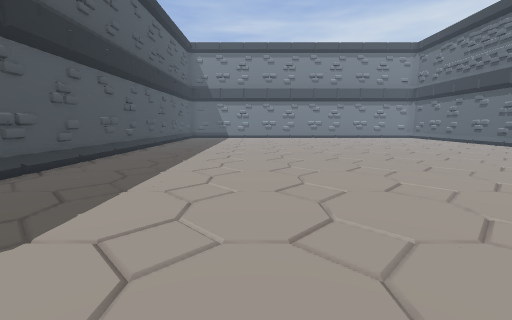
view 1 (above)

20 first-person views from a walk through a level from a Godot 3-D game. The camera is 1.2 m above the floor, tilts 8° down and sees 90° across. The floor is counted in squares, 1 m on a side. Each view is taken from the middle of a square. On the plan, view 1 faces up. The plan holds only what a view shows up to about 12 squares ahead; the rest is blank. The place goes on beyond the plan. Flat picture figures and markers are not drawn. Some surface patterns are stand-ins.

view 2
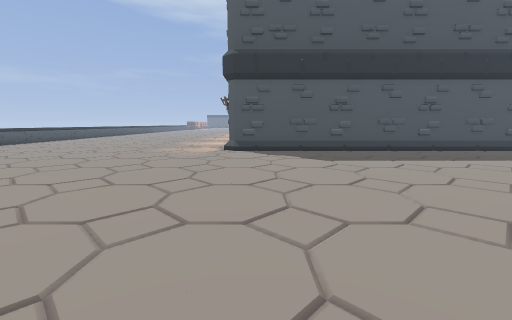

view 3
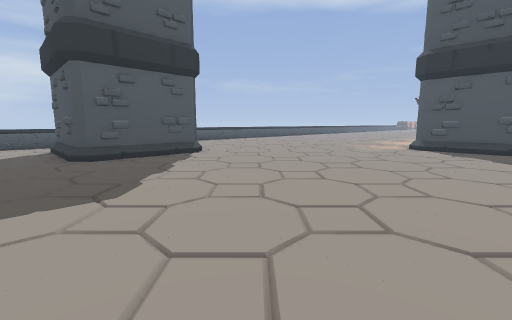

view 4
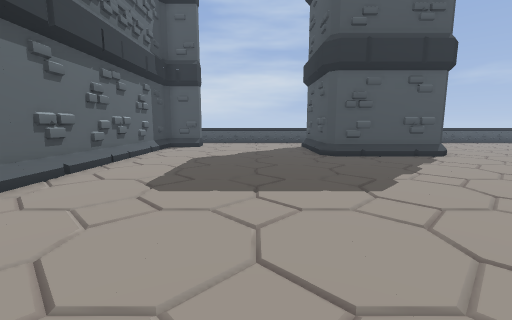

view 5
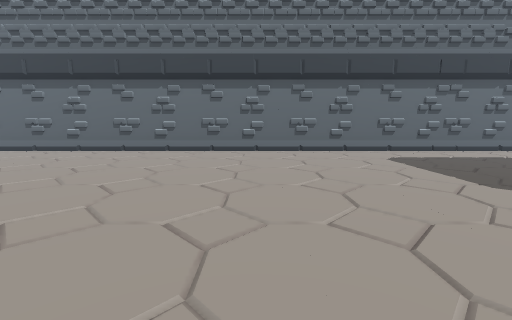

view 6
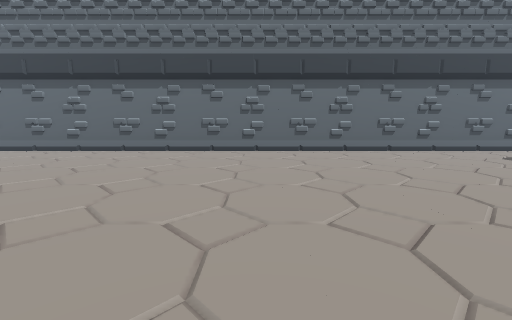

view 7
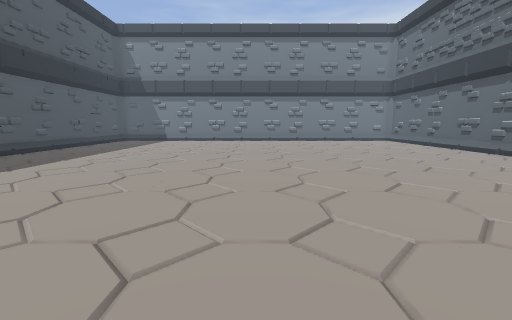

view 8
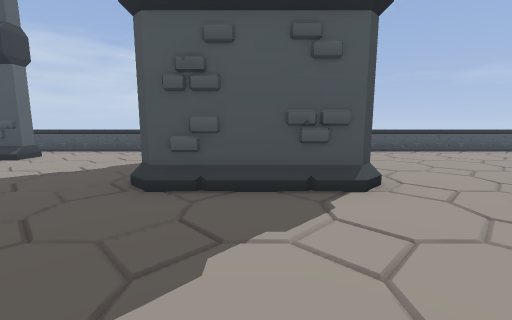

view 9
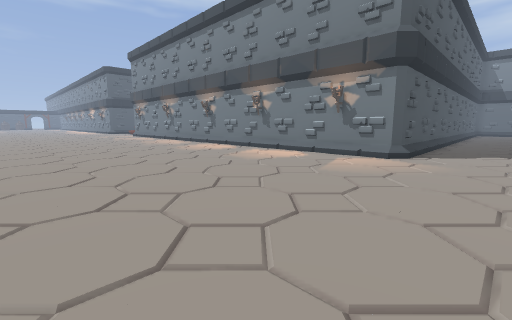

view 10
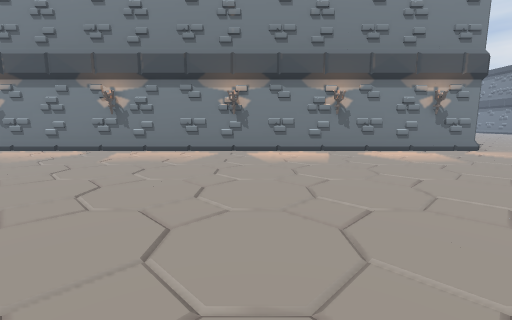

view 11
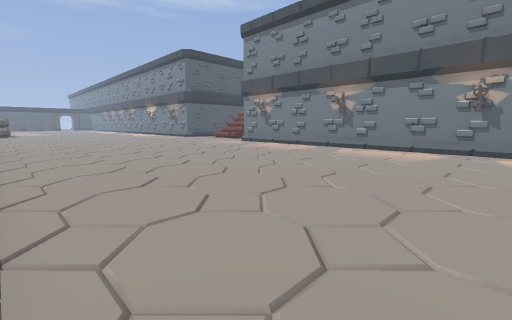

view 12
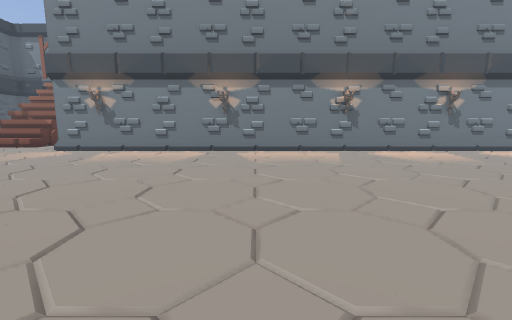

view 13
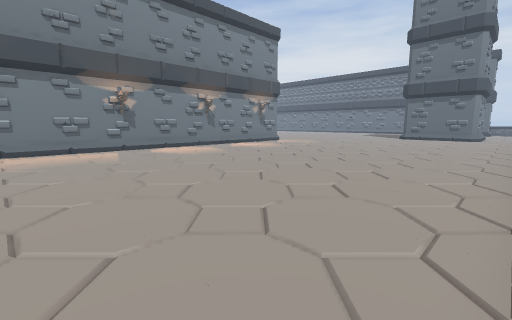

view 14
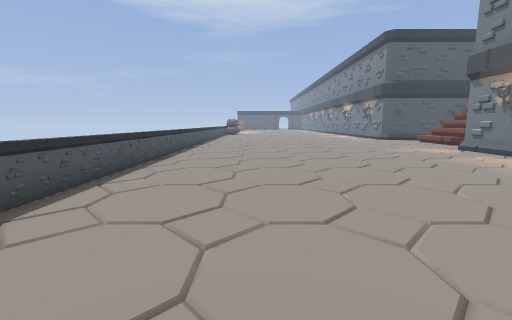

view 15
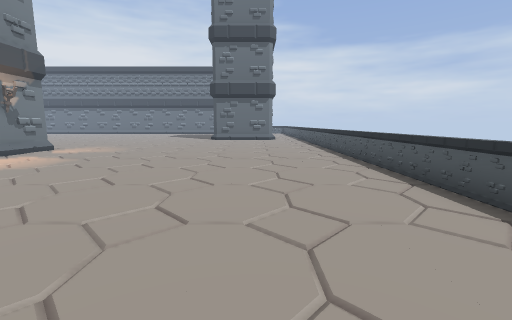

view 16
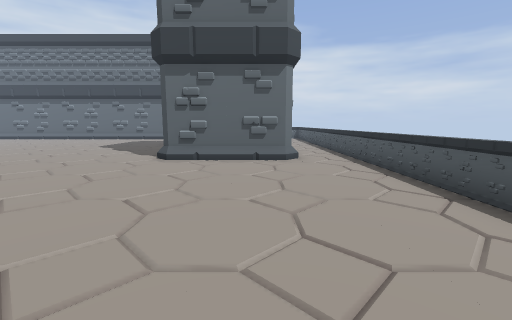

view 17
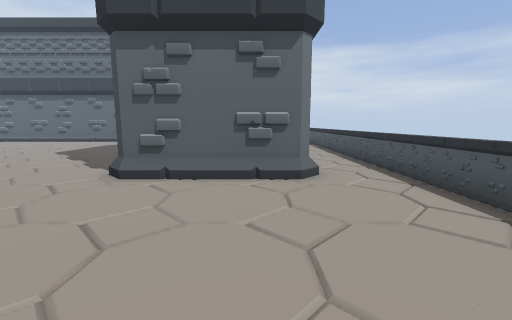

view 18
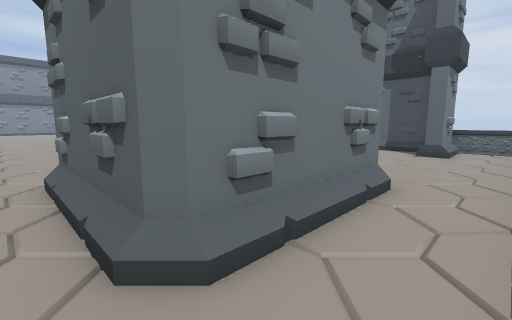

view 19
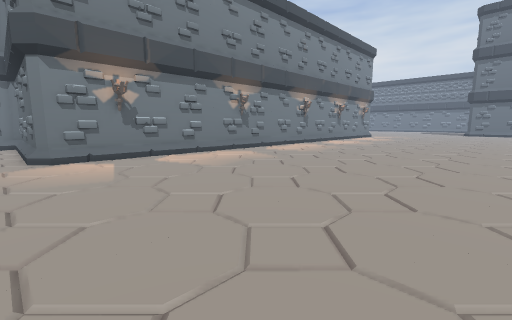

view 20
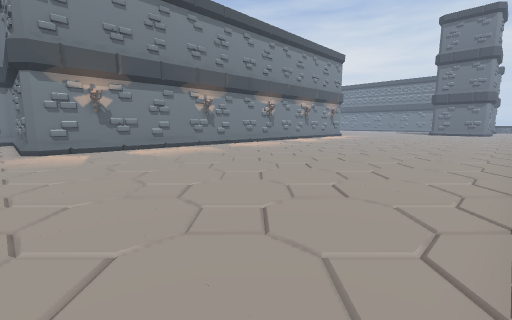

### Floor plan
Points are (right, up) in squares from view 1. A wall is a line through its corners. A room is listed if a view was taken in it or the views show most of it. See-through windows are left out.
Room 1 (views 1, 2, 3, 4, 5, 6, 7, 8, 9, 10, 11, 12, 13, 14, 15, 16, 17, 18, 19, 20)
walls: (1.8, -8) (2, -7.7) (6.2, -7.7); (5.8, -7.5) (6.2, -8) (6.2, -12); (-5.7, 12.2) (-5.7, -1) (-6, -1.3) (-30.2, -1.3); (6.1, -12.3) (2, -12.3) (1.8, -12) (1.8, -7.8); (-5.7, 16.2) (-5.7, 13.8); (11.9, -11.7) (12.8, -11.7); (13.7, -11.5) (13.7, 16.5); (14.1, -12.3) (12, -12.3) (12, -11.5); (-30, -1.3) (-30.2, -1) (-30.2, 5.4); (-30.5, 5.7) (-31, 5.7)
low walls: (1.8, -7.8) (2, -7.5); (-14.6, -14.6) (14, -14.6); (14.4, -14) (14.4, -12.1); (-30.2, -1.3) (-30.5, -1); (-30.1, -14.6) (-21.4, -14.6)

Positions as (right, up) in squares from view 1, and headings:
1: (0, 0), facing up
2: (6, 0), facing left
3: (8, 2), facing down-left
4: (9, 2), facing down
5: (2, 2), facing right
6: (2, 6), facing right
7: (4, 4), facing up
8: (4, -3), facing down
9: (-3, -11), facing up-left
10: (-16, -13), facing up
11: (-16, -14), facing up-left
12: (-21, -13), facing up
13: (-21, -14), facing up-right
14: (-18, -11), facing left
15: (-18, -11), facing right
16: (-7, -11), facing right
17: (-4, -11), facing right
18: (1, -14), facing up-right
19: (-31, -11), facing up-right
20: (-31, -14), facing up-right
